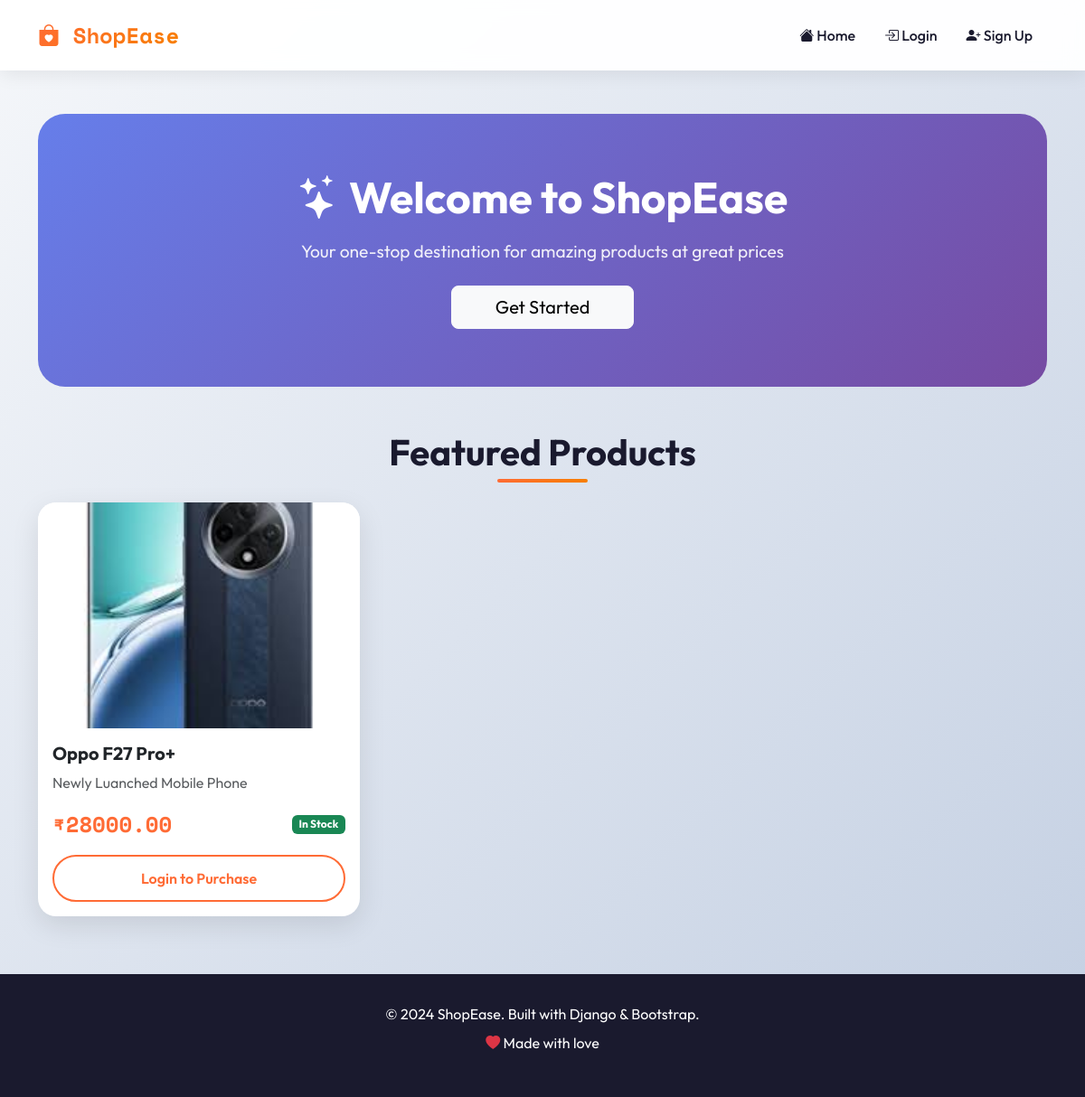
The page / on the database its author committed.
### shop/models.py (models this page shows, shortened)
class Product(models.Model):
    name = models.CharField(max_length=200)
    description = models.TextField()
    price = models.DecimalField(max_digits=10, decimal_places=2)
    image = models.ImageField(upload_to='products/')
    stock = models.IntegerField(default=0)
    created_at = models.DateTimeField(auto_now_add=True)
    updated_at = models.DateTimeField(auto_now=True)
    class Meta:
        ordering = ['-created_at']

### shop/views.py (the view)
# urls.py: path('', views.home, name='home'),
def home(request):
    products = Product.objects.all()
    return render(request, 'shop/home.html', {'products': products})

### shop/context_processors.py (called while the page is built)
def cart_count(request):
    if request.user.is_authenticated:
        count = Cart.objects.filter(user=request.user).count()
    else:
        count = 0
    return {'cart_count': count}

### templates/shop/home.html (shortened to what this page needs)
{% extends 'base.html' %}
{% block content %}
<div class="hero-section">
    <div class="container">
        <h1><i class="bi bi-stars"></i> Welcome to ShopEase</h1>
        <p>Your one-stop destination for amazing products at great prices</p>
        {% if not user.is_authenticated %}
            <div class="mt-4">
                <a href="{% url 'signup' %}" class="btn btn-light btn-lg px-5">Get Started</a>
            </div>
        {% endif %}
    </div>
</div>
<h2 class="section-title">Featured Products</h2>
{% if products %}
    <div class="row g-4">
        {% for product in products %}
            <div class="col-md-6 col-lg-4 animate-fade-in" style="animation-delay: {{ forloop.counter0 }}00ms;">
                <div class="card product-card">
                    {% if product.image %}
                        <img src="{{ product.image.url }}" class="card-img-top product-image" alt="{{ product.name }}">
                    {% else %}
                        <div class="card-img-top product-image bg-secondary d-flex align-items-center justify-content-center">
                            <i class="bi bi-image" style="font-size: 4rem; color: white;"></i>
                        </div>
                    {% endif %}
                    <div class="card-body">
                        <h5 class="card-title fw-bold">{{ product.name }}</h5>
                        <p class="card-text text-muted">{{ product.description|truncatewords:15 }}</p>
                        <div class="d-flex justify-content-between align-items-center">
                            <span class="product-price">₹{{ product.price }}</span>
                            {% if product.stock > 0 %}
                                <span class="badge bg-success">In Stock</span>
                            {% else %}
                                <span class="badge bg-danger">Out of Stock</span>
                            {% endif %}
                        </div>
                        {% if user.is_authenticated %}
                            {% if product.stock > 0 %}
                                <a href="{% url 'add_to_cart' product.id %}" class="btn btn-primary w-100 mt-3">
                                    <i class="bi bi-cart-plus"></i> Add to Cart
                                </a>
                            {% else %}
                                <button class="btn btn-secondary w-100 mt-3" disabled>
                                    Out of Stock
                                </button>
                            {% endif %}
                        {% else %}
                            <a href="{% url 'login' %}" class="btn btn-outline-primary w-100 mt-3">
                                Login to Purchase
                            </a>
                        {% endif %}
                    </div>
                </div>
            </div>
        {% endfor %}
    </div>
{% else %}
    <div class="text-center py-5">
        <i class="bi bi-inbox" style="font-size: 5rem; color: #ccc;"></i>
        <h3 class="mt-3">No Products Available</h3>
        <p class="text-muted">Check back soon for amazing deals!</p>
    </div>
{% endif %}
{% endblock %}

### templates/base.html (style rules this page uses)
:root { --primary-color: #FF6B35; --secondary-color: #004E89; --accent-color: #F77F00; --dark: #1A1A2E; --light: #F8F9FA; --success: #06D6A0; }
* { margin: 0; padding: 0; box-sizing: border-box; }
body { font-family: 'Outfit', sans-serif; background: linear-gradient(135deg, #f5f7fa 0%, #c3cfe2 100%); min-height: 100vh; color: var(--dark); }
.card { border: none; border-radius: 20px; overflow: hidden; transition: all 0.3s ease; background: white; box-shadow: 0 10px 30px rgba(0, 0, 0, 0.1); }
.btn-outline-primary { border: 2px solid var(--primary-color); color: var(--primary-color); background: transparent; padding: 0.75rem 2rem; border-radius: 50px; font-weight: 600; transition: all 0.3s ease; }
.animate-fade-in { animation: fadeInUp 0.6s ease-out; }

### templates/shop/home.html (style rules this page uses)
.hero-section { background: linear-gradient(135deg, #667eea 0%, #764ba2 100%); color: white; padding: 4rem 0; border-radius: 30px; margin-bottom: 3rem; text-align: center; animation: fadeInUp 0.8s ease; }
.hero-section h1 { font-size: 3rem; font-weight: 700; margin-bottom: 1rem; }
.hero-section p { font-size: 1.2rem; opacity: 0.9; }
.product-card { height: 100%; }
.product-image { height: 250px; object-fit: cover; transition: transform 0.3s ease; }
.product-price { font-size: 1.5rem; font-weight: 700; color: var(--primary-color); font-family: 'Space Mono', monospace; }
.section-title { font-size: 2.5rem; font-weight: 700; margin-bottom: 2rem; text-align: center; position: relative; }
.section-title::after { content: ''; position: absolute; bottom: -10px; left: 50%; transform: translateX(-50%); width: 100px; height: 4px; background: linear-gradient(135deg, var(--primary-color), var(--accent-color)); border-radius: 2px; }

### rows shown on the page
Product: image (picture), name "Oppo F27 Pro+", description "Newly Luanched Mobile Phone", price "28000.00", stock "In Stock"
